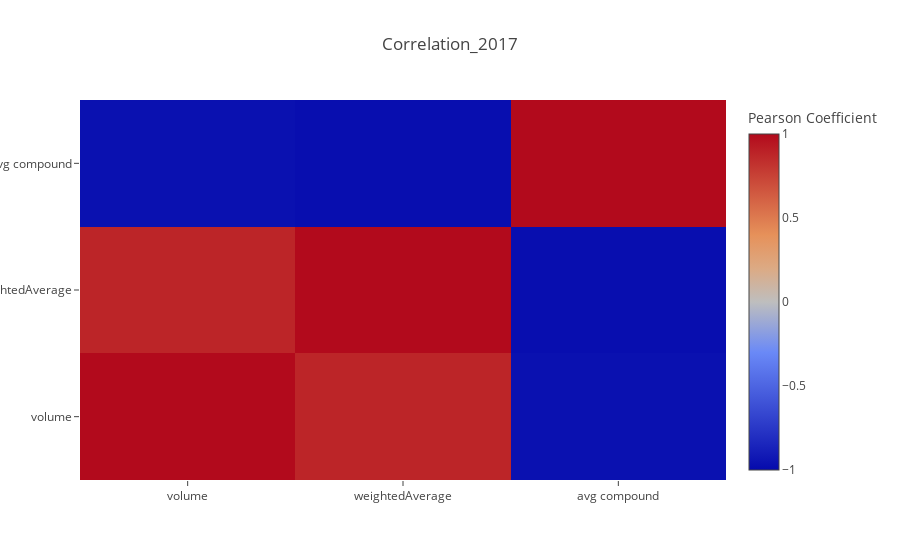
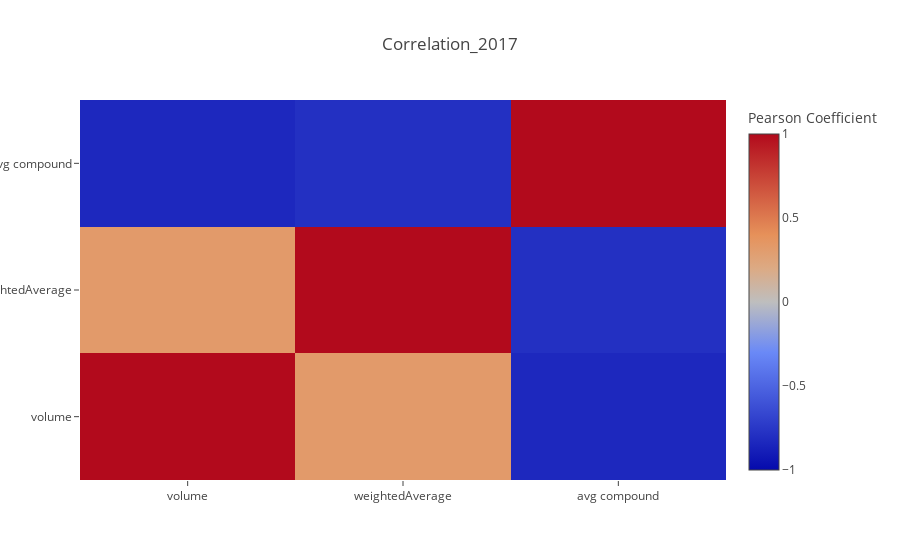
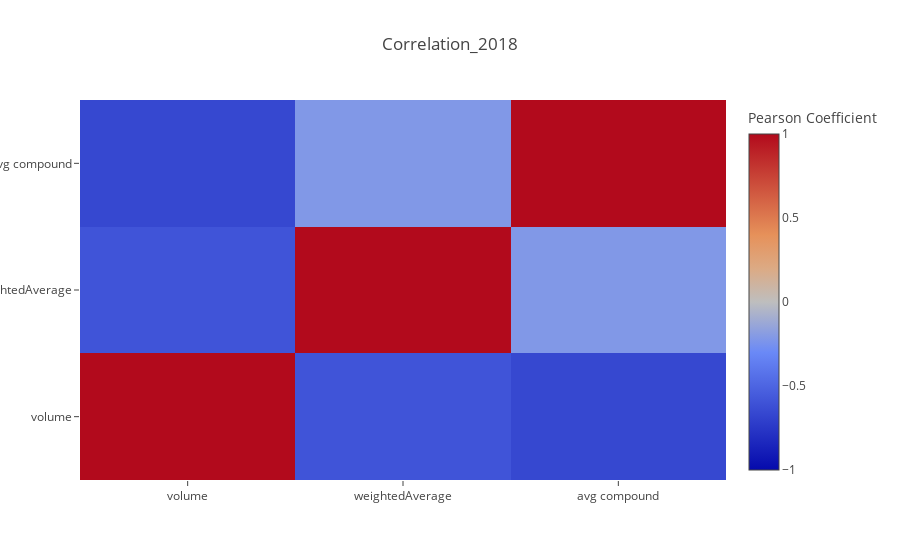

Notebook code cell kept with these figures, in order:
### Code cell
correlation_heatmap(df_2016.pct_change().corr(method= 'pearson'), "Correlation_2017")
correlation_heatmap(df_2017.pct_change().corr(method= 'pearson'), "Correlation_2017")
correlation_heatmap(df_2018.pct_change().corr(method= 'pearson'), "Correlation_2018")

### Figure 1 — Plotly figure (JSON) as saved in the notebook; plotly's stock layout.template omitted (floating-point values rounded to 4 significant figures)
{"data": [{"colorbar": {"title": "Pearson Coefficient"}, "type": "heatmap", "x": ["volume", "weightedAverage", "avg compound"], "y": ["volume", "weightedAverage", "avg compound"], "z": [[1, 0.8794, -0.962], [0.8794, 1, -0.976], [-0.962, -0.976, 1]], "zmax": 1, "zmin": -1}], "layout": {"title": "Correlation_2017"}}

### Figure 2 — Plotly figure (JSON) as saved in the notebook; plotly's stock layout.template omitted (floating-point values rounded to 4 significant figures)
{"data": [{"colorbar": {"title": "Pearson Coefficient"}, "type": "heatmap", "x": ["volume", "weightedAverage", "avg compound"], "y": ["volume", "weightedAverage", "avg compound"], "z": [[1, 0.3241, -0.8335], [0.3241, 1, -0.7928], [-0.8335, -0.7928, 1]], "zmax": 1, "zmin": -1}], "layout": {"title": "Correlation_2017"}}

### Figure 3 — Plotly figure (JSON) as saved in the notebook; plotly's stock layout.template omitted (floating-point values rounded to 4 significant figures)
{"data": [{"colorbar": {"title": "Pearson Coefficient"}, "type": "heatmap", "x": ["volume", "weightedAverage", "avg compound"], "y": ["volume", "weightedAverage", "avg compound"], "z": [[1, -0.5896, -0.6602], [-0.5896, 1, -0.2174], [-0.6602, -0.2174, 1]], "zmax": 1, "zmin": -1}], "layout": {"title": "Correlation_2018"}}
